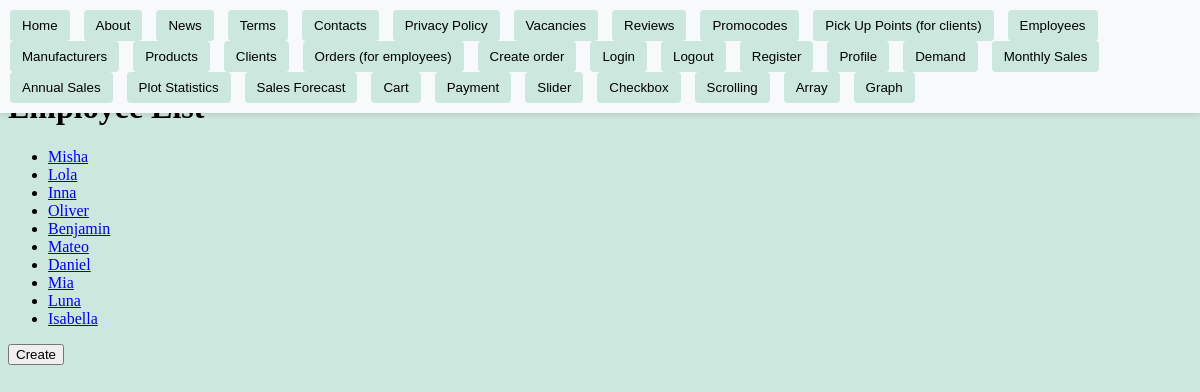
/employees/, run on the app's committed database.
### store/models.py (models this page shows, shortened)
class Employee(models.Model):
    name = models.CharField(max_length=100)
    email = models.EmailField()
    phone_regex = RegexValidator(
        regex=r"^\+375 \(\d{2}\) \d{3}-\d{2}-\d{2}$",
        message="Phone number must be in the format '+375 (29) XXX-XX-XX'",
    )
    phone_number = models.CharField(validators=[phone_regex], max_length=20, null=True)
    age = models.PositiveIntegerField(validators=[MinValueValidator(18)])

### store/views/employee_views.py (the view)
# urls.py: path("employees/", employee_list, name="employee_list"),
def employee_list(request):
    employees = Employee.objects.all()
    return render(request, "employee/employee_list.html", {"employees": employees})

### store/templates/employee/employee_list.html (shortened to what this page needs)
{% extends "base.html" %}
{% block content%}
    <h1>Employee List</h1>
    <ul>
        {% for employee in employees %}
        <li><a href="{% url 'employee_detail' employee.pk %}">{{ employee.name }}</a></li>
        {% endfor %}
    </ul>
    <form action="{% url 'employee_create' %}" method="get" style="display: inline;">
        <button type="submit">Create</button>
    </form>
{% endblock content %}

### static/styles.css (style rules this page uses)
body { background-color: #cce7dd; }
button { cursor: pointer; }

### data on the page
Employee: name "Misha"
Employee: name "Lola"
Employee: name "Inna"
Employee: name "Oliver"
Employee: name "Benjamin"
Employee: name "Mateo"
Employee: name "Daniel"
Employee: name "Mia"
Employee: name "Luna"
Employee: name "Isabella"
